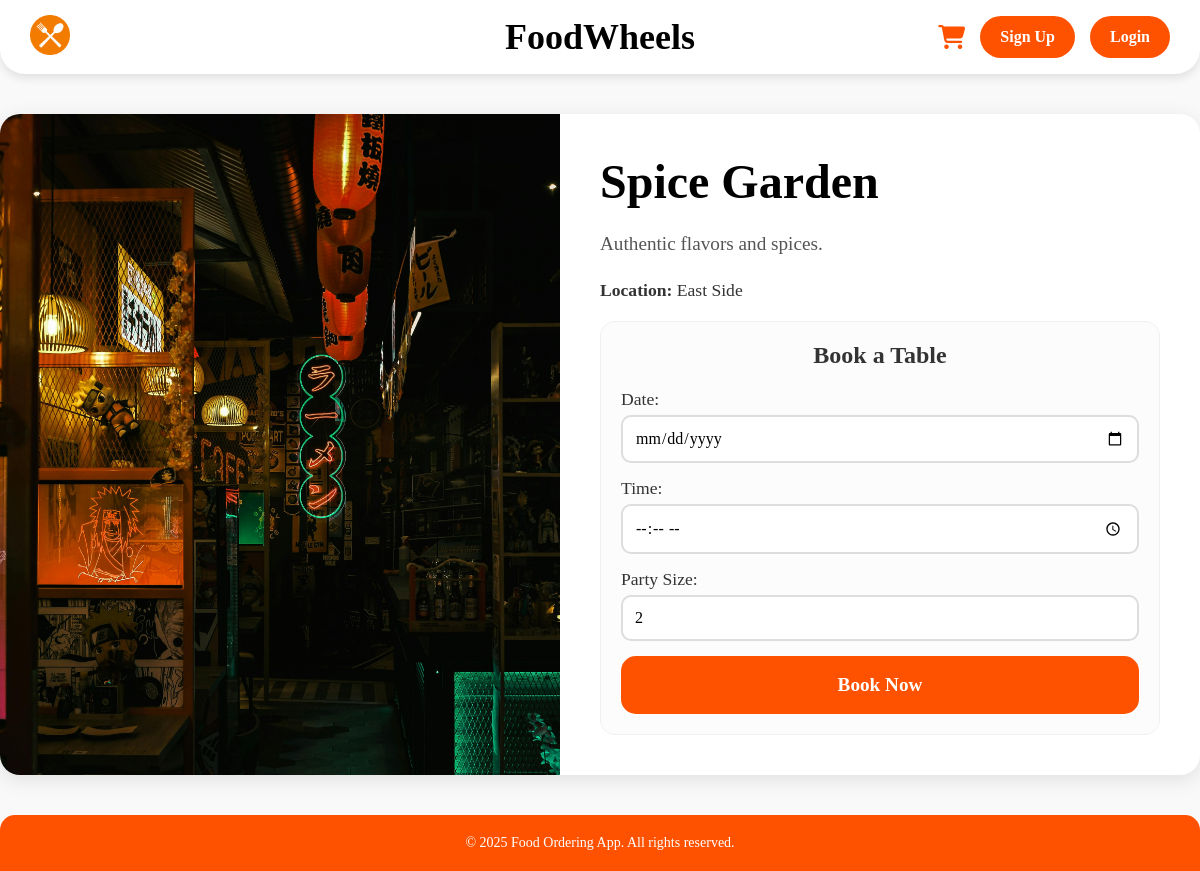
The page /restaurant/5 on the database its author committed.
### app.py (models this page shows)
class Restaurant(db.Model):
    id = db.Column(db.Integer, primary_key=True)
    name = db.Column(db.String(100), unique=True, nullable=False)
    description = db.Column(db.String(500), nullable=True)
    image_file = db.Column(db.String(100), nullable=False)
    location = db.Column(db.String(100), nullable=True)
    bookings = db.relationship('Booking', backref='restaurant', lazy=True)

### app.py (the view)
@app.route('/restaurant/<int:restaurant_id>')
def restaurant_details(restaurant_id):
    user_data = None
    if 'user' in session:
        user_data = User.query.filter_by(email=session['user']).first()
    restaurant = Restaurant.query.get_or_404(restaurant_id)
    return render_template('restaurant_details.html', user=user_data, restaurant=restaurant)

### templates/restaurant_details.html (shortened to what this page needs)
<!DOCTYPE html>
<html lang="en">
<head>
    <link rel="stylesheet" href="{{ url_for('static', filename='restaurant_details.css') }}">
    <link rel="stylesheet" href="https://cdnjs.cloudflare.com/ajax/libs/font-awesome/6.5.1/css/all.min.css">
</head>
<body>
    <header>
        <div class="logo">
            <a href="{{ url_for('home') }}">
                <img src="{{ url_for('static', filename='images/logo.webp') }}" alt="Logo">
            </a>
        </div>
        <div class="title">
            <h2>FoodWheels</h2>
        </div>
        <div class="auth-buttons">
            <a href="{{ url_for('cart_page') }}" class="cart-icon">
                <i class="fa-solid fa-cart-shopping"></i>
            </a>
            {% if user %}
                <div class="dropdown">
                    <button class="btn account-btn">Hi, {{ user.first_name }}</button>
                    <div class="dropdown-content">
                        <a href="{{ url_for('my_orders') }}">My Orders</a>
                        <a href="{{ url_for('my_bookings') }}">My Bookings</a>
                        <a href="{{ url_for('logout') }}">Logout</a>
                    </div>
                </div>
            {% else %}
                <a href="{{ url_for('signup') }}" class="btn">Sign Up</a>
                <a href="{{ url_for('login') }}" class="btn">Login</a>
            {% endif %}
        </div>
    </header>
    <div class="details-container">
        <div class="details-image">
            <img src="{{ url_for('static', filename='images/' + restaurant.image_file) }}" alt="{{ restaurant.name }}">
        </div>
        <div class="details-info">
            <h1>{{ restaurant.name }}</h1>
            <p class="description">
                {{ restaurant.description or 'A great place to dine.' }}
            </p>
            <p class="location">
                <strong>Location:</strong> {{ restaurant.location or 'N/A' }}
            </p>
            <form class="booking-form" method="POST" action="{{ url_for('book_table', restaurant_id=restaurant.id) }}">
                <h2>Book a Table</h2>
                <div class="form-group">
                    <label for="booking_date">Date:</label>
                    <input type="date" id="booking_date" name="booking_date" required>
                </div>
                <div class="form-group">
                    <label for="booking_time">Time:</label>
                    <input type="time" id="booking_time" name="booking_time" required>
                </div>
                <div class="form-group">
                    <label for="party_size">Party Size:</label>
                    <input type="number" id="party_size" name="party_size" value="2" min="1" max="10" required>
                </div>
                <button type="submit" class="book-now-btn">
                    Book Now
                </button>
            </form>
        </div>
    </div>
    <footer>
        <p>&copy; 2025 Food Ordering App. All rights reserved.</p>
    </footer>
</body>
</html>

### static/restaurant_details.css (style rules this page uses)
body { font-family: 'Chewy', cursive; background-color: #f9f9f9; color: #333; margin: 0; padding: 0; }
header { display: flex; align-items: center; justify-content: space-between; padding: 15px 30px; background: #ffffff; border-radius: 0 0 25px 25px; box-shadow: 0 4px 10px rgba(0, 0, 0, 0.1); position: relative; }
header .title { position: absolute; left: 50%; transform: translateX(-50%); font-size: 1.5rem; font-weight: bold; color: #000; }
header .logo img { width: 40px; }
.auth-buttons { display: flex; gap: 15px; align-items: center; }
.auth-buttons .btn { padding: 12px 20px; text-decoration: none; background-color: #FF5200; color: #fff; border-radius: 30px; font-weight: bold; }
.details-container { display: flex; max-width: 1200px; margin: 40px auto; background: #fff; border-radius: 20px; box-shadow: 0 5px 20px rgba(0,0,0,0.1); overflow: hidden; }
.details-image { flex: 1; }
.details-image img { width: 100%; height: 100%; object-fit: cover; display: block; }
.details-info { flex: 1; padding: 40px; }
.details-info h1 { font-size: 3rem; color: #000; margin-top: 0; margin-bottom: 20px; }
.details-info .description { font-size: 1.2rem; line-height: 1.6; color: #555; }
.details-info .location { font-size: 1.1rem; color: #333; margin: 20px 0; }
.booking-form { margin-top: 20px; background: #fcfcfc; border: 1px solid #f0f0f0; border-radius: 15px; padding: 20px; }
.booking-form h2 { font-size: 1.5rem; margin-top: 0; text-align: center; }
.form-group { margin-bottom: 15px; }
.form-group label { display: block; font-size: 1.1rem; margin-bottom: 5px; }
.form-group input { width: 100%; padding: 12px; font-size: 1rem; border: 2px solid #ddd; border-radius: 10px; font-family: 'Chewy', cursive; box-sizing: border-box; }
.book-now-btn { display: block; width: 100%; padding: 18px; font-size: 1.2rem; font-weight: bold; color: #fff; background-color: #FF5200; border: none; border-radius: 15px; cursor: pointer; font-family: 'Chewy', cursive; }
footer { text-align: center; padding: 20px; background: #FF5200; color: white; margin-top: 40px; border-radius: 15px 15px 0 0; }
footer p { font-size: 14px; margin: 0; }
.auth-buttons { display: flex; align-items: center; gap: 15px; }
.auth-buttons .btn { padding: 12px 20px; text-decoration: none; background-color: #FF5200; color: #fff; border-radius: 30px; font-weight: bold; font-family: 'Chewy', cursive; font-size: 1rem; transition: background-color 0.3s; }
.cart-icon i { color: #FF5200 !important; font-size: 24px; transition: color 0.3s; }

### rows shown on the page
Restaurant: image_file (picture), name "Spice Garden", description "Authentic flavors and spices.", location "East Side"
